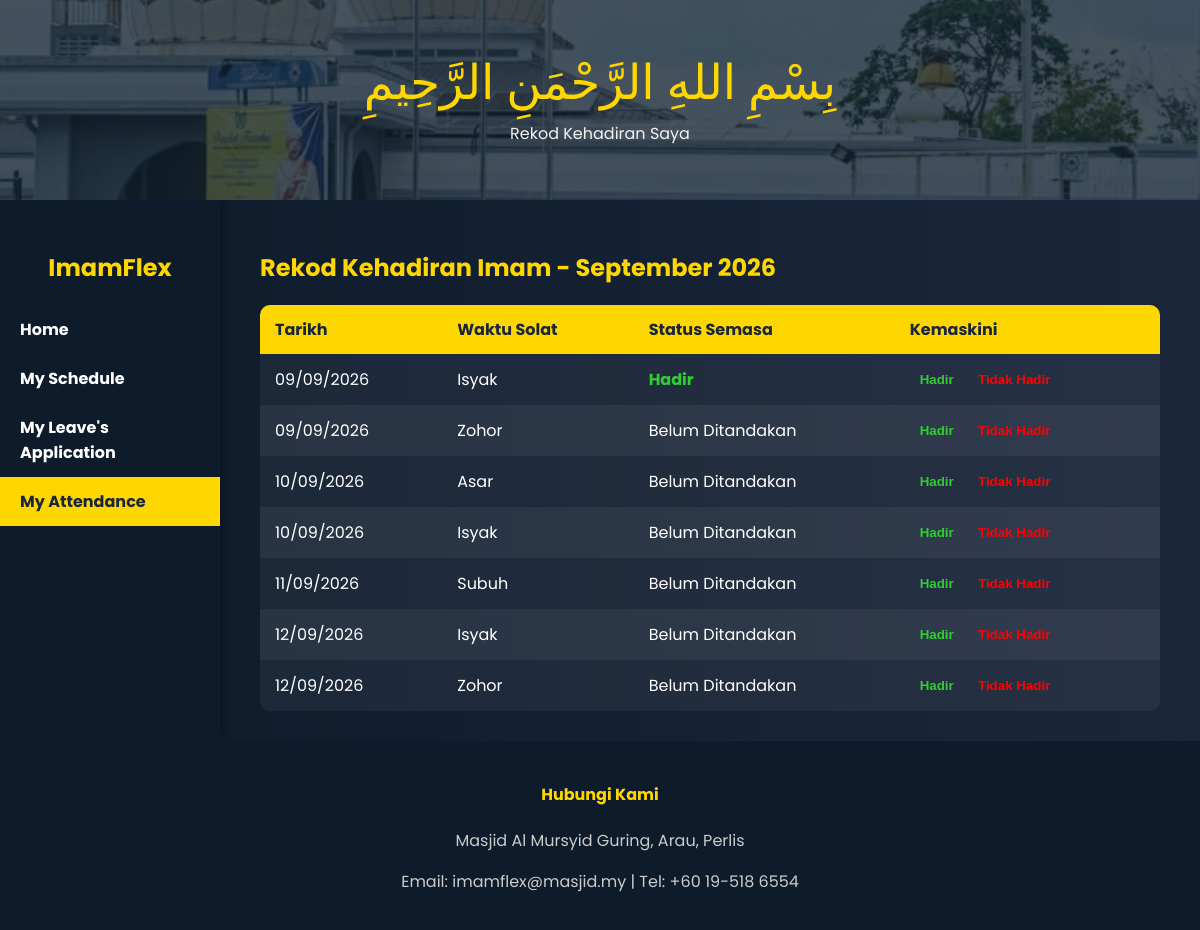
The app's page /imam/kehadiran/ (signed in) with its own data.
### ImamFlex/models.py (models this page shows)
class AttendanceRecord(models.Model):
    attendance_id = models.AutoField(primary_key=True)
    role_type = models.CharField(max_length=20, choices=ROLE_CHOICES)
    role_id = models.CharField(max_length=10)
    date = models.DateField()
    prayer_time = models.CharField(max_length=20, choices=PRAYER_TIMES)
    role_performed = models.CharField(max_length=100)
    attendance_status = models.CharField(max_length=20, choices=ATTENDANCE_CHOICES)
    remarks = models.TextField(null=True, blank=True)

### ImamFlex/views.py (the view)
# urls.py: path('imam/kehadiran/', views.imam_attendance, name='imam_attendance'),
def imam_attendance(request):
    imam_id = request.session.get('user_id')
    today = date.today()
    year = int(request.GET.get('year', today.year))
    month = int(request.GET.get('month', today.month))
    first_day = date(year, month, 1)
    last_day = date(year, month, calendar.monthrange(year, month)[1])
    duty_schedules = DutySchedule.objects.filter(
        role_type='Imam',
        role_id=imam_id,
        role_assigned=True,
        date__range=(first_day, last_day)
    ).order_by('date', 'prayer_time')
    attendance_records = []
    for duty in duty_schedules:
        record, created = AttendanceRecord.objects.get_or_create(
            role_type='Imam',
            role_id=imam_id,
            date=duty.date,
            prayer_time=duty.prayer_time,
            defaults={
                'role_performed': 'Imam',
                'attendance_status': '',
            }
        )
        attendance_records.append(record)
    return render(request, 'imam/imamAttendance.html', {
        'attendance_records': attendance_records,
        'month': month,
        'year': year,
        'month_name': calendar.month_name[month],
    })

### ImamFlex/templates/imam/imamAttendance.html (shortened to what this page needs)
{% load static %}
<!DOCTYPE html>
<html lang="en">
<head>
  <link rel="stylesheet" href="https://cdnjs.cloudflare.com/ajax/libs/font-awesome/5.15.4/css/all.min.css">
</head>
<body>
<div class="header-img">
  <div>
    <div class="bismillah">بِسْمِ اللهِ الرَّحْمَنِ الرَّحِيمِ</div>
    <div class="tagline">Rekod Kehadiran Saya</div>
  </div>
</div>
<div class="main-wrapper">
  <div class="sidebar">
    <h2>ImamFlex</h2>
    <a href="{% url 'imamDash' %}">Home</a>
    <a href="{% url 'imam_schedule_side' %}">My Schedule</a>
    <a href="{% url 'imam_leave_history' %}">My Leave's Application</a>
    <a href="{% url 'imam_attendance' %}" class="active">My Attendance</a>
  </div>
  <div class="content">
    <h2>Rekod Kehadiran Imam - {{ month_name }} {{ year }}</h2>
    <table>
      <thead>
        <tr>
          <th>Tarikh</th>
          <th>Waktu Solat</th>
          <th>Status Semasa</th>
          <th>Kemaskini</th>
        </tr>
      </thead>
      <tbody>
        {% for record in attendance_records %}
        <tr>
          <td>{{ record.date|date:"d/m/Y" }}</td>
          <td>{{ record.prayer_time }}</td>
          <td>
            {% if record.attendance_status == "Present" %}
              <span class="status-present">Hadir</span>
            {% elif record.attendance_status == "Absent" %}
              <span class="status-absent">Tidak Hadir</span>
            {% else %}
              Belum Ditandakan
            {% endif %}
          </td>
          <td>
            <form method="post" action="{% url 'mark_attendance' %}" style="display:inline;">
              <button type="submit" name="status" value="Present" class="action-btn btn-hadir">Hadir</button>
            </form>
            <button type="button" onclick="openReasonModal('{{ record.attendance_id }}')" class="action-btn btn-tak">Tidak Hadir</button>
          </td>
        </tr>
        {% empty %}
        <tr>
          <td colspan="4">Tiada rekod kehadiran untuk bulan ini.</td>
        </tr>
        {% endfor %}
      </tbody>
    </table>
  </div>
</div>
<div class="footer">
  <h4>Hubungi Kami</h4>
  <p>Masjid Al Mursyid Guring, Arau, Perlis</p>
  <p>Email: imamflex@masjid.my | Tel: +60 19-518 6554</p>
</div>
</body>
</html>

### records on screen
AttendanceRecord: date "09/09/2026", prayer_time "Isyak", attendance_status "Hadir"
AttendanceRecord: date "09/09/2026", prayer_time "Zohor", attendance_status "Belum Ditandakan"
AttendanceRecord: date "10/09/2026", prayer_time "Asar", attendance_status "Belum Ditandakan"
AttendanceRecord: date "10/09/2026", prayer_time "Isyak", attendance_status "Belum Ditandakan"
AttendanceRecord: date "11/09/2026", prayer_time "Subuh", attendance_status "Belum Ditandakan"
AttendanceRecord: date "12/09/2026", prayer_time "Isyak", attendance_status "Belum Ditandakan"
AttendanceRecord: date "12/09/2026", prayer_time "Zohor", attendance_status "Belum Ditandakan"

### other values on screen
{{ month_name }} "September"
{{ year }} "2026"
